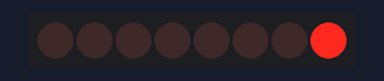
Bench run of a sketch on a simulated Arduino Uno, built with avr-gcc and run on an emulated ATmega328P. On the bench: 8 shift-register outputs drawn as a row of LEDs (first output left, lit = HIGH). Wiring (inferred from the names in the program): shift register (74HC595): data pin 12; shift clock pin 9; latch pin 11. Wiring (inferred from the signals the program sends): row of LEDs: on Q0, Q1, Q2, Q3, Q4, Q5, Q6, Q7.

Above: at 0.1 s.
At 0.6 s:
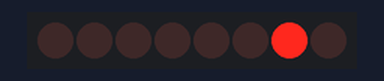
At 1.1 s:
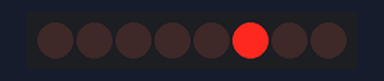
At 1.6 s:
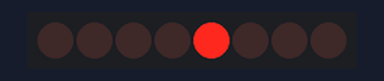
At 2.6 s:
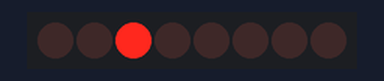
At 3.6 s:
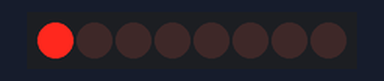
Timing chart, 0 to 5.5 s (numbered marks = the images above):
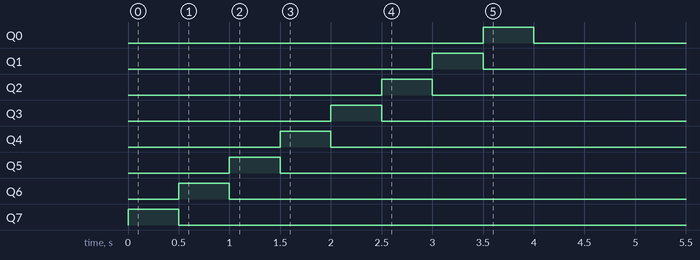

Measured:
- by itself, Q0: LOW → HIGH at 3.5 s, → LOW 0.50 s later
- by itself, Q1: LOW → HIGH at 3.0 s, → LOW 0.50 s later
- by itself, Q2: LOW → HIGH at 2.5 s, → LOW 0.50 s later
- by itself, Q3: LOW → HIGH at 2.0 s, → LOW 0.50 s later
- by itself, Q4: LOW → HIGH at 1.5 s, → LOW 0.50 s later
- by itself, Q5: LOW → HIGH at 1.0 s, → LOW 0.50 s later
- by itself, Q6: LOW → HIGH at 0.50 s, → LOW 0.50 s later
- by itself, Q7: LOW → HIGH at 0.00 s, → LOW 0.50 s later

The sketch:

shift_right_left.ino
```cpp
int latchPin = 11;
int clockPin = 9;
int dataPin = 12;
byte led = 0b00000001;
int dt = 500;

void setup() {

  Serial.begin(9600);
  pinMode(latchPin, OUTPUT);
  pinMode(clockPin, OUTPUT);
  pinMode(dataPin, OUTPUT);

}

void loop() {

  digitalWrite(latchPin, LOW);
  shiftOut(dataPin,clockPin,LSBFIRST,led);
  digitalWrite(latchPin, HIGH);
  delay(dt);
  led = led*0b10;

}
```
